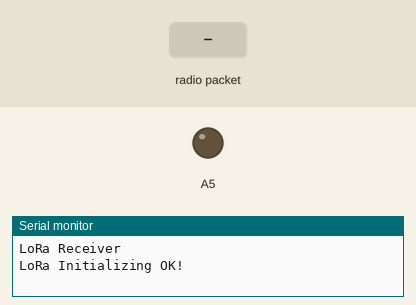
Recording of a sketch running on a simulated Arduino Uno, built with avr-gcc and run on an emulated ATmega328P. On the bench: output pins drawn as LEDs (lit = HIGH), the last lines printed to the serial monitor. The test bench sets the inputs (shaded band). No radio packets arrive unless stated.

Above: at 1.2 s.
1.3 s: radio packet "1" arrives
At 3.3 s:
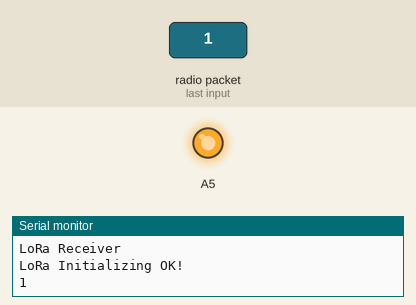
3.8 s: radio packet "0" arrives
At 5.2 s:
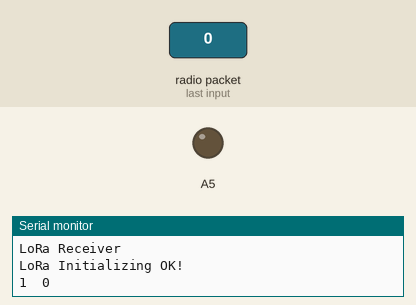
Timing chart, 0 to 6.8 s (numbered marks = the images above; inputs shaded):
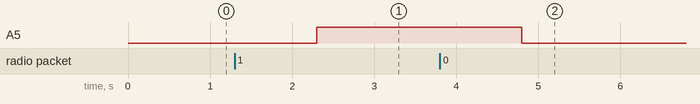

The sketch:

receiver.ino
```cpp
/*********
  Modified from the examples of the Arduino LoRa library
  More resources: https://randomnerdtutorials.com
  src: https://randomnerdtutorials.com/esp32-lora-rfm95-transceiver-arduino-ide/
*********/

#include <math.h>
#include <SPI.h>
#include <LoRa.h>

float rssi;
float rssi_db;
float pwr;
int percent;

//define the pins used by the transceiver module
#define ss 10
#define rst A1
#define dio0 4

void setup() {
  //initialize Serial Monitor
  Serial.begin(57600);
  pinMode(A5,OUTPUT);
  while (!Serial);
  Serial.println("LoRa Receiver");

  //setup LoRa transceiver module
  LoRa.setPins(ss, rst, dio0);

  //replace the LoRa.begin(---E-) argument with your location's frequency
  //433E6 for Asia
  //866E6 for Europe
  //915E6 for North America
  while (!LoRa.begin(921E6)) {
    Serial.println(".");
    delay(500);
  }
   // Change sync word (0xF3) to match the receiver
  // The sync word assures you don't get LoRa messages from other LoRa transceivers
  // ranges from 0-0xFF
  LoRa.setSyncWord(0xF3);
  Serial.println("LoRa Initializing OK!");
}

void loop() {
  // try to parse packet
  int packetSize = LoRa.parsePacket();
  if (packetSize) {
    // received a packet
//    Serial.print("No: '");
//    Serial.print("\t");

    // read packet
    while (LoRa.available()) {
      String LoRaData = LoRa.readString();
      Serial.print(LoRaData); Serial.print("\t");

    if(LoRaData == "1"){
      digitalWrite(A5,HIGH);

    }

    else{
      digitalWrite(A5,LOW);
    }
    }

}
}
```

Measured:
- after the input at 1.3 s, A5: LOW → HIGH after 1.0 s
- after the input at 3.8 s, A5: HIGH → LOW after 1.0 s
